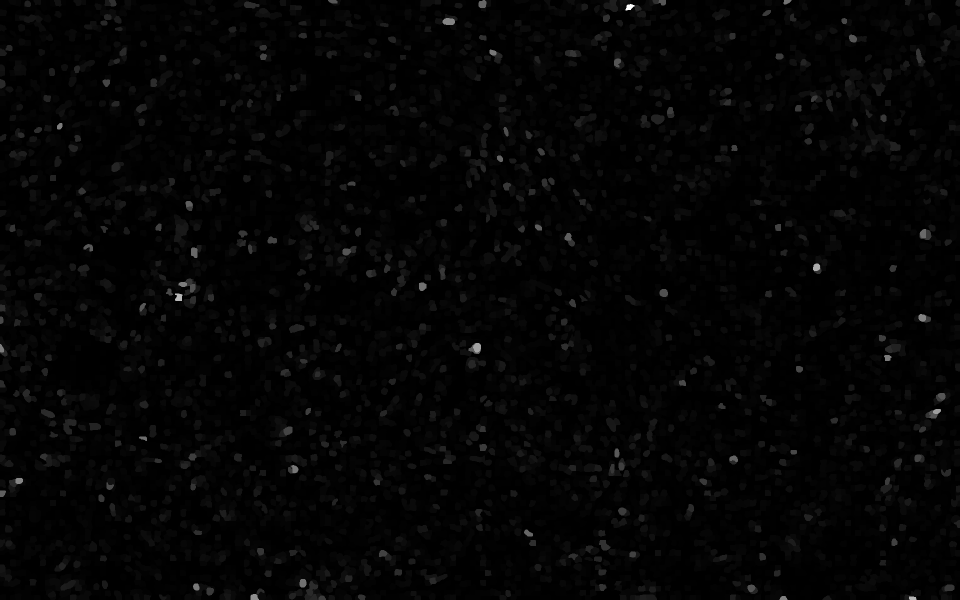
#> input picture unused/uoift_sicle_virginia/img_used/B3-T_1/pre_seg/UOIFT/saliency_uoift.pgm, 1920 x 1200 px (shown at 1/2 size)
$ python run_single_image.py ../img_used/B3-T_1/pre_seg/UOIFT/saliency_uoift.pgm
#> lines starting #> are read from the running program, lines starting #| are printed output that depends on the picture
### uoift_sicle/core/pipeline_utils.py
"""shared utilities for image preprocessing and io

maps to paper:
  sec 3.4  lab color space operations, binary mask, saliency
  sec 3.3  higra simplification for path b input
"""
import time
from pathlib import Path

import higra as hg
import imageio.v2 as imageio
import numpy as np
from scipy.ndimage import binary_fill_holes
from skimage.color import rgb2lab
from skimage.filters import gaussian, threshold_otsu
from skimage.measure import regionprops
from skimage.morphology import (
    binary_closing,
    binary_opening,
    disk,
    dilation,
    erosion,
    reconstruction,
)

from .config import CFG_PREPROC as CFG


# lab color space

def get_lab_channels(img):
    """extract l, a, b channels from rgb"""
    lab = rgb2lab(img)
    return lab[:, :, 0], lab[:, :, 1], lab[:, :, 2]


# probability map

# [46 lines left out: functions create_prob_map, morph_reconstruction, higra_filter, create_binary_mask, not called in this run]


# saliency

SAL_PROB_WEIGHT = 0.7
SAL_GRAD_WEIGHT = 0.3
SAL_GAMMA = 1.5


# [191 lines left out: functions create_saliency, higra_simplify_channel, higra_simplify_image, fuse_segmentations, filter_path_regions, filter_lab and 2 more, not called in this run]


# io

def ensure_dir(path):
    """create directory if missing"""
    path = Path(path)
    path.mkdir(parents=True, exist_ok=True)
    return path


# [26 lines left out: functions find_image_path, to_wsl_path, not called in this run]


def save_uint8(path, array):
    """save as uint8 png"""
    imageio.imwrite(path, array.astype(np.uint8))


# [11 lines left out: function save_uint16, not called in this run]


def summarize_mask(mask):
    """quick stats string for mask"""
    return f"shape={mask.shape}, pixels={int(mask.sum())}, ratio={100*mask.sum()/mask.size:.2f}%"


# timing

class Timer:
    """context manager for timing pipeline steps"""
    def __init__(self, name):
        self.name = name
        self.elapsed = 0

    def __enter__(self):
        self.start = time.time()
        return self

    def __exit__(self, *args):
        self.elapsed = time.time() - self.start
        print(f"  {self.name}: {self.elapsed:.2f}s")


# [5 lines left out: function format_time, not called in this run]

### uoift_sicle/core/uoift_wrapper.py
"""uoift c++ binary integration via wsl (sec 3.2)

runs unsupseg_mergehistory to generate saliency maps
with boundary polarity (eq. 1, alpha=-0.7 for dark nuclei).
"""
import time
import shutil
import tempfile
import subprocess
from pathlib import Path

import numpy as np
import imageio.v2 as imageio
from skimage.color import rgb2gray

from .pipeline_utils import to_wsl_path


def find_uoift_binary():
    """locate unsupseg_mergehistory via UOIFT_BIN env var or default path"""
    import os

    env_path = os.environ.get("UOIFT_BIN")
    if env_path:
        p = Path(env_path)
        if p.exists():
            return p.resolve()
        raise FileNotFoundError(f"UOIFT_BIN={env_path} does not exist")

    binary = Path(__file__).parent.parent / "references" / "unsupseg" / "unsupseg" / "unsupseg_mergehistory"
    if not binary.exists():
        raise FileNotFoundError(
            "uoift binary not found. options:\n"
            "  1. set UOIFT_BIN=/path/to/unsupseg_mergehistory\n"
            "  2. compile: cd references/unsupseg/unsupseg && make"
        )
    return binary.resolve()


def run_uoift_wsl(img_rgb, polarity=0.0, method=0, sp_size=100, output_dir=None):
    """run uoift via wsl, returns normalized saliency map"""
    binary = find_uoift_binary()

    if output_dir is None:
        temp_dir = Path(tempfile.mkdtemp())
        cleanup = True
    else:
        temp_dir = Path(output_dir)
        temp_dir.mkdir(exist_ok=True, parents=True)
        cleanup = False

    try:
        img_gray = rgb2gray(img_rgb)
        img_gray_uint8 = (img_gray * 255).astype(np.uint8)
        input_pgm = temp_dir / "input.pgm"
        imageio.imsave(input_pgm, img_gray_uint8)

        wsl_binary = to_wsl_path(binary)
        wsl_input = to_wsl_path(input_pgm)
        wsl_temp_dir = to_wsl_path(temp_dir)

        cmd_str = f"cd {wsl_temp_dir} && {wsl_binary} 0 {wsl_input} {method} {polarity} {sp_size}"
        wsl_cmd = ["wsl", "bash", "-c", cmd_str]

        result = subprocess.run(wsl_cmd, capture_output=True, text=True)
        time.sleep(0.5)

        if result.returncode != 0:
            print(f"uoift stderr: {result.stderr}")
            raise RuntimeError(f"uoift failed with code {result.returncode}")

        saliency_path = temp_dir / "saliencymap.pgm"
        if not saliency_path.exists():
            saliency_path = temp_dir / "spixels.pgm"
        if not saliency_path.exists():
            raise FileNotFoundError(f"no uoift output in {temp_dir}")

        saliency = imageio.imread(saliency_path)

        if saliency.max() > 0:
            saliency = ((saliency - saliency.min()) / (saliency.max() - saliency.min()) * 255).astype(np.uint8)

        return saliency

    finally:
        if cleanup:
            time.sleep(1)
            try:
                shutil.rmtree(temp_dir)
            except Exception:
                pass

### unused/uoift_sicle_virginia/batch/run_single_image.py
# -*- coding: utf-8 -*-
"""single image pipeline runner

full pipeline on one image:
1. uoift saliency (sec 3.2, via wsl binary)
2. sicle multiscale segmentation (sec 3.3)
3. stardist anchor detection (sec 3.5)
4. fusion via iou (sec 3.5)
5. lab + shape filter (sec 3.4)
"""
import sys
from pathlib import Path
import numpy as np
import logging
from datetime import datetime
from typing import Dict, Optional

sys.path.insert(0, str(Path(__file__).parent.parent))

from core.pipeline_utils import (
    CFG,
    ensure_dir,
    save_uint8,
    save_uint16,
    get_lab_channels,
    fuse_segmentations,
    filter_path_regions,
    filter_lab,
)
from core.uoift_wrapper import run_uoift_wsl
from core.sicle_wrapper import run_sicle_with_params
from core.stardist_wrapper import stardist_predict, load_stardist_model

log_dir = Path('logs')
log_dir.mkdir(exist_ok=True)

logging.basicConfig(
    level=logging.INFO,
    format='%(asctime)s [%(levelname)s] %(message)s',
    handlers=[
        logging.FileHandler(log_dir / 'pipeline.log'),
        logging.StreamHandler()
    ]
)
log = logging.getLogger(__name__)

# sicle params for single image mode
SICLE_PARAMS = {
    'n0': 52000,
    'nf': 3000,
    'alpha': 0.7,
    'max_iters': 22,
    'irreg': 0.12,
    'adhr': 16,
    'sampl_opt': 'grid',
}


def run_full_pipeline(
    img_path: str,
    output_dir: str = "logs",
    polarity: float = -1.0,
    skip_stardist: bool = False,
    skip_fusion: bool = False,
    skip_filters: bool = False,
    verbose: bool = True
) -> Dict:
    """complete pipeline: uoift + sicle + stardist + fusion + filter"""
#> called with output_dir = 'logs', polarity = -1, skip_stardist = False, skip_fusion = False, skip_filters = False, verbose = True
    from skimage import io
    from skimage.color import label2rgb

    log.info(f"pipeline start: {img_path}")
    log.info(f"  polarity={polarity}")

    output_dir = Path(output_dir)
    ensure_dir(output_dir)

    stats = {
        'pipeline_start': datetime.now().isoformat(),
        'input_path': str(img_path)
    }

    # load image
    img_rgb = io.imread(img_path)
#> img_rgb is the input picture: shape (1200, 1920); min 0, max 255, mean 4.3
    if img_rgb.ndim == 2:
        img_rgb = np.stack([img_rgb] * 3, axis=-1)
    elif img_rgb.shape[2] == 4:
        img_rgb = img_rgb[:, :, :3]

    save_uint8(output_dir / "00_input.png", img_rgb)
    log.info(f"image loaded: {img_rgb.shape}")
    stats['image_shape'] = img_rgb.shape

    l_ch, a_ch, b_ch = get_lab_channels(img_rgb)
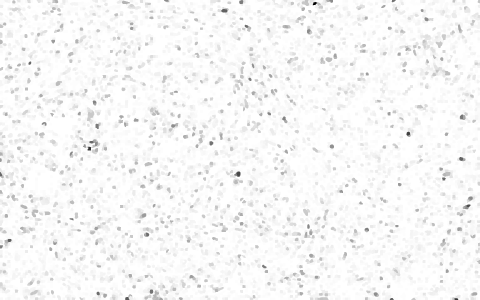
#> a_ch: shape (1200, 1920) float64 (shown at 1/4 size); min -0.00245, max 0, mean -7.37e-05; drawn with min black and max white
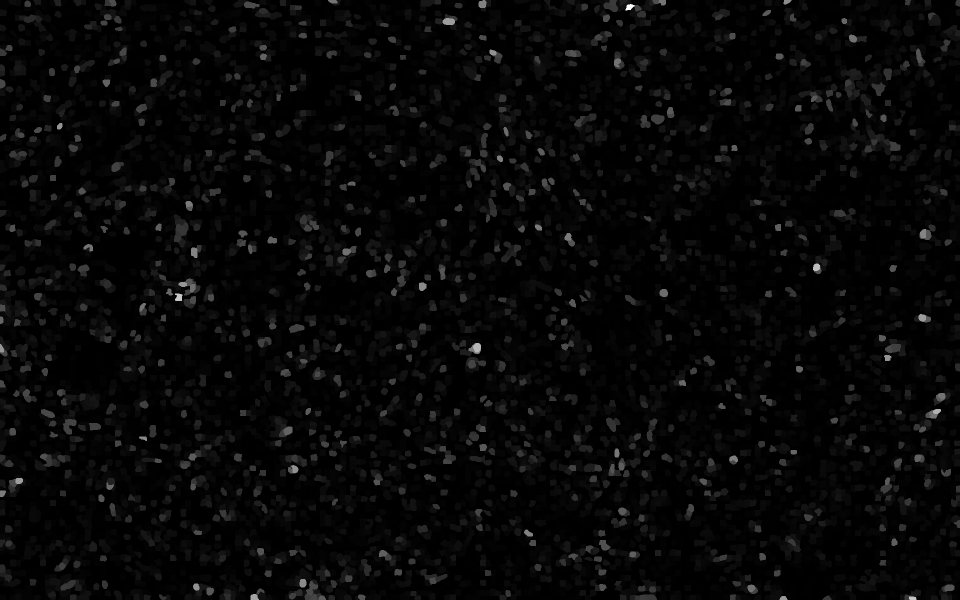
#> b_ch: shape (1200, 1920) float64 (shown at 1/2 size); min 0, max 0.00465, mean 0.00014; drawn with min black and max white

    # step 1: uoift saliency (sec 3.2)
    log.info("step 1: uoift saliency")
    saliency_map = run_uoift_wsl(img_rgb, polarity=polarity, output_dir=output_dir)
    save_uint8(output_dir / "01_saliency.png", saliency_map)

    # step 2: sicle multiscale (sec 3.3)
    log.info("step 2: sicle multiscale")

    temp_saliency = output_dir / "saliency_temp.png"
    temp_img = output_dir / "img_temp.png"
    save_uint8(temp_saliency, saliency_map)
    save_uint8(temp_img, img_rgb)

    sicle_scales = run_sicle_with_params(
        img_path=str(temp_img),
        saliency_path=str(temp_saliency),
        output_path=str(output_dir / "sicle.pgm"),
        params=SICLE_PARAMS,
        multiscale=True
    )
    log.info(f"generated {len(sicle_scales)} sicle scales")
    stats['n_sicle_scales'] = len(sicle_scales)

    for name, mask in sicle_scales.items():
        viz = label2rgb(mask, image=img_rgb, bg_label=0)
        save_uint8(output_dir / f"02_{name.lower()}.png", (viz * 255).astype(np.uint8))

    # use middle scale as primary
    scale_names = list(sicle_scales.keys())
    middle_scale = scale_names[len(scale_names) // 2]
    sicle_mask = sicle_scales[middle_scale]
    log.info(f"using {middle_scale} as primary sicle output")

    # step 3: stardist anchor (sec 3.5)
    stardist_mask = None
    if not skip_stardist:
        log.info("step 3: stardist anchor")
        try:
            model = load_stardist_model()
            stardist_mask = stardist_predict(img_rgb, model=model)
            save_uint16(output_dir / "03_stardist.pgm", stardist_mask.astype(np.uint16))

            viz = label2rgb(stardist_mask, image=img_rgb, bg_label=0)
            save_uint8(output_dir / "03_stardist.png", (viz * 255).astype(np.uint8))

            n_stardist = stardist_mask.max()
            log.info(f"stardist: {n_stardist} instances")
            stats['n_stardist'] = int(n_stardist)
        except Exception as e:
            log.warning(f"stardist failed: {e}")
            stardist_mask = None
            stats['stardist_error'] = str(e)
    else:
        log.info("stardist skipped")

    # step 4: fusion (sec 3.5)
    log.info("step 4: iou fusion")

    if stardist_mask is not None and not skip_fusion:
        fused_mask = fuse_segmentations(
            stardist_mask.astype(np.int32),
            sicle_mask.astype(np.int32),
            iou_thresh=CFG['iou_threshold']
        )
        log.info(f"fused: {fused_mask.max()} instances")
        stats['n_fused'] = int(fused_mask.max())

        save_uint16(output_dir / "04_fused.pgm", fused_mask.astype(np.uint16))
        viz = label2rgb(fused_mask, image=img_rgb, bg_label=0)
        save_uint8(output_dir / "04_fused.png", (viz * 255).astype(np.uint8))
    else:
        if stardist_mask is not None:
            fused_mask = stardist_mask
            log.info("fusion skipped: using stardist directly")
        else:
            fused_mask = sicle_mask
            log.info(f"no stardist: using {middle_scale} directly")
        stats['fusion_skipped'] = True

    # step 5: lab + shape filter (sec 3.4)
    log.info("step 5: lab + shape filter")

    current_mask = fused_mask

    if not skip_filters:
        # shape filter
        filtered_shape, kept_shape, rej_shape = filter_path_regions(
            current_mask.astype(np.int32), CFG, l_ch, a_ch, b_ch
        )
        log.info(f"shape filter: kept={kept_shape}, rejected={rej_shape}")

        # lab filter
        lab_mask, kept_lab, rej_lab = filter_lab(
            filtered_shape, l_ch, a_ch, b_ch, CFG
        )
        log.info(f"lab filter: kept={kept_lab}, rejected={rej_lab}")

        from skimage.measure import label as sk_label
        current_mask = sk_label(lab_mask).astype(np.int32)

        stats['filter_shape'] = {'kept': kept_shape, 'rejected': rej_shape}
        stats['filter_lab'] = {'kept': kept_lab, 'rejected': rej_lab}

        save_uint16(output_dir / "05_filtered.pgm", current_mask.astype(np.uint16))
        viz = label2rgb(current_mask, image=img_rgb, bg_label=0)
        save_uint8(output_dir / "05_filtered.png", (viz * 255).astype(np.uint8))
    else:
        log.info("filtering skipped")

    # output
    final_mask = current_mask
    save_uint16(output_dir / "06_final.pgm", final_mask.astype(np.uint16))

    final_viz = label2rgb(final_mask, image=img_rgb, bg_label=0)
    save_uint8(output_dir / "06_final.png", (final_viz * 255).astype(np.uint8))

    n_final = final_mask.max()
    stats['n_final'] = int(n_final)
    stats['pipeline_end'] = datetime.now().isoformat()

    log.info(f"pipeline complete: {n_final} nuclei")

    results = {
        'img_rgb': img_rgb,
        'saliency_map': saliency_map,
        'stardist_mask': stardist_mask,
        'sicle_scales': sicle_scales,
        'fused_mask': fused_mask,
        'final_mask': final_mask,
        'stats': stats
    }

    return results


if __name__ == "__main__":
    import argparse

    parser = argparse.ArgumentParser(description="single image pipeline runner")
    parser.add_argument("image", help="path to input rgb image")
    parser.add_argument("--output", "-o", default="logs", help="output folder")
    parser.add_argument("--polarity", type=float, default=-1.0,
                        help="boundary polarity: -1.0=dark nuclei (default)")
    parser.add_argument("--skip-stardist", action="store_true",
                        help="skip stardist, sicle only")
    parser.add_argument("--skip-fusion", action="store_true",
                        help="skip fusion, stardist only")
    parser.add_argument("--skip-filters", action="store_true",
                        help="skip lab + shape filtering")

    args = parser.parse_args()

#> (the run stopped early here; a loop or call above may not have finished)

$ run again, on unused/uoift_sicle_virginia/img_used/B3-T_2/pre_seg/UOIFT/saliency_uoift.pgm
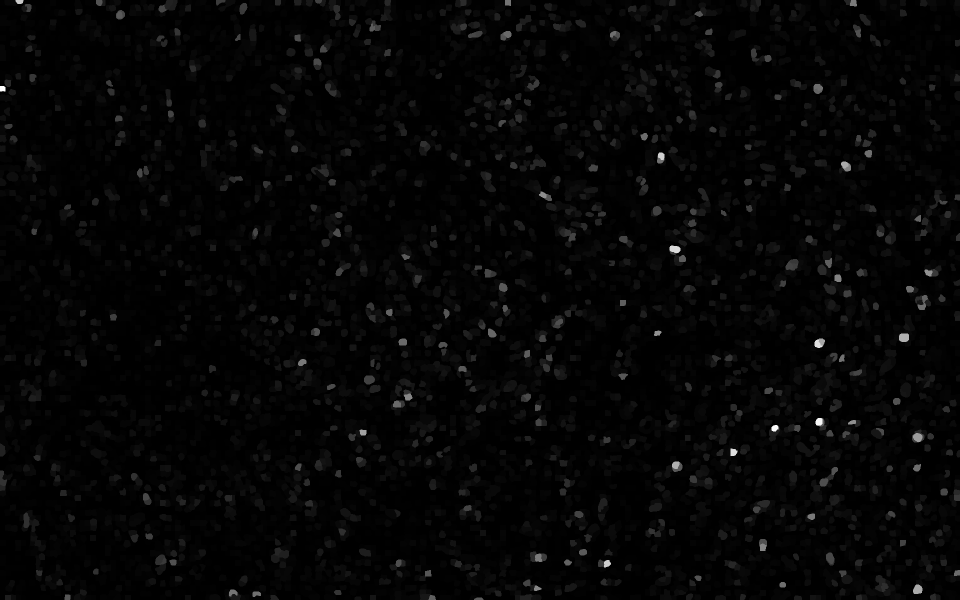
#> input picture unused/uoift_sicle_virginia/img_used/B3-T_2/pre_seg/UOIFT/saliency_uoift.pgm, 1920 x 1200 px (shown at 1/2 size)
#> in run_full_pipeline, img_rgb is the input picture: shape (1200, 1920); min 0, max 255, mean 5.2
#> lab: shape (1200, 1920, 3) float64; mean of channels 0, 1, 2 1.8, 0, 0
#> in run_full_pipeline, `l_ch, a_ch, b_ch = get_lab_channels(img_rgb)`:
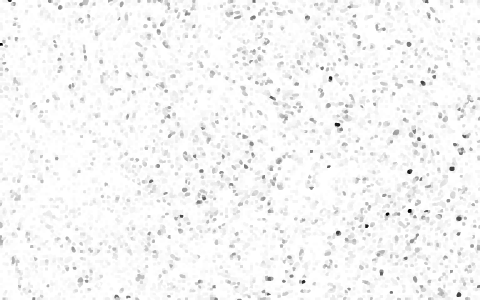
#> a_ch: shape (1200, 1920) float64 (shown at 1/4 size); min -0.00245, max 0, mean -8.73e-05; drawn with min black and max white
#> in run_full_pipeline, `l_ch, a_ch, b_ch = get_lab_channels(img_rgb)`:
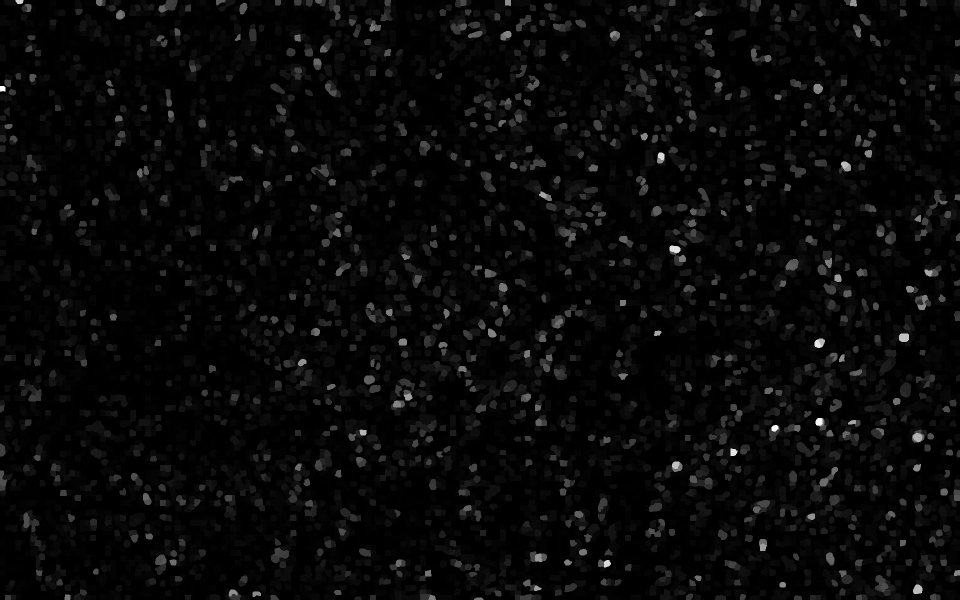
#> b_ch: shape (1200, 1920) float64 (shown at 1/2 size); min 0, max 0.00465, mean 0.000165; drawn with min black and max white

$ run again, on unused/uoift_sicle_virginia/img_used/B4-T_1/pre_seg/UOIFT/saliency_uoift.pgm
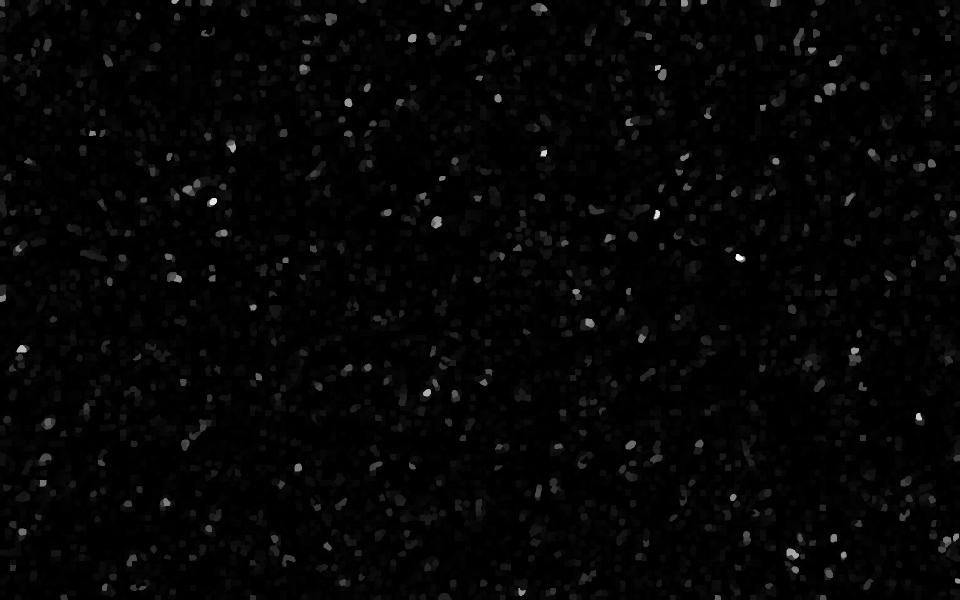
#> input picture unused/uoift_sicle_virginia/img_used/B4-T_1/pre_seg/UOIFT/saliency_uoift.pgm, 1920 x 1200 px (shown at 1/2 size)
#> in run_full_pipeline, img_rgb is the input picture: shape (1200, 1920); min 0, max 255, mean 5
#> lab: shape (1200, 1920, 3) float64; mean of channels 0, 1, 2 1.7, 0, 0
#> in run_full_pipeline, `l_ch, a_ch, b_ch = get_lab_channels(img_rgb)`:
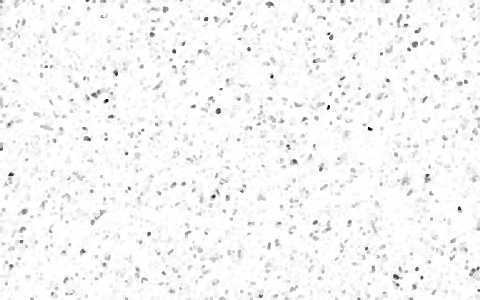
#> a_ch: shape (1200, 1920) float64 (shown at 1/4 size); min -0.00245, max 0, mean -8.15e-05; drawn with min black and max white
#> in run_full_pipeline, `l_ch, a_ch, b_ch = get_lab_channels(img_rgb)`:
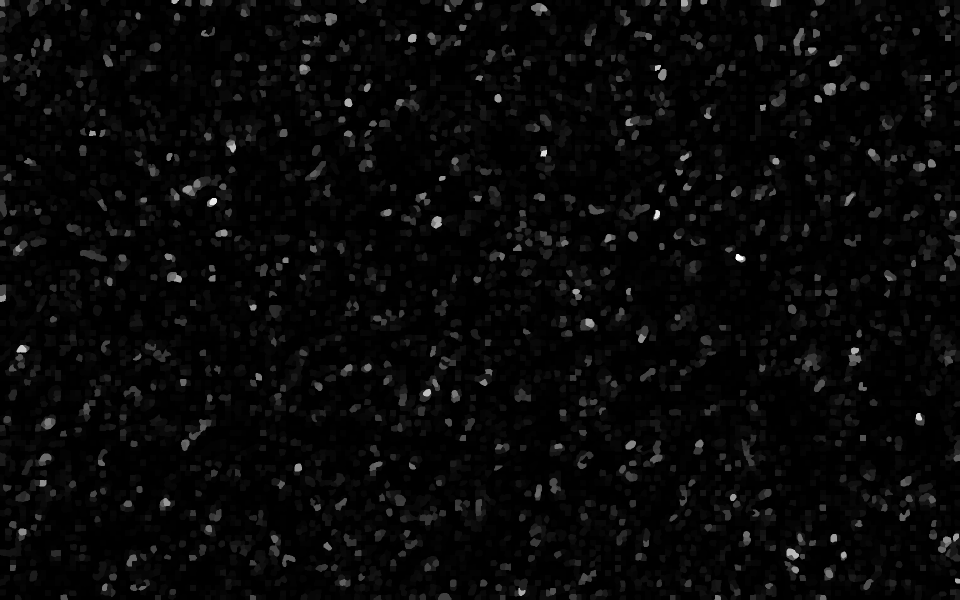
#> b_ch: shape (1200, 1920) float64 (shown at 1/2 size); min 0, max 0.00465, mean 0.000154; drawn with min black and max white
